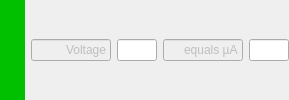
                <widget class="QWidget" name="grpSelection5" native="true">
                 <layout class="QHBoxLayout" name="horizontalLayout_29">
                  <property name="leftMargin">
                   <number>0</number>
                  </property>
                  <property name="topMargin">
                   <number>0</number>
                  </property>
                  <property name="rightMargin">
                   <number>0</number>
                  </property>
                  <property name="bottomMargin">
                   <number>0</number>
                  </property>
                  <item>
                   <widget class="QWidget" name="widget_10" native="true">
                    <property name="sizePolicy">
                     <sizepolicy hsizetype="Minimum" vsizetype="Preferred">
                      <horstretch>0</horstretch>
                      <verstretch>0</verstretch>
                     </sizepolicy>
                    </property>
                    <property name="minimumSize">
                     <size>
                      <width>25</width>
                      <height>0</height>
                     </size>
                    </property>
                    <property name="autoFillBackground">
                     <bool>false</bool>
                    </property>
                    <property name="styleSheet">
                     <string notr="true"> background:rgb(0, 192, 0)</string>
                    </property>
                   </widget>
                  </item>
                  <item>
                   <widget class="QLineEdit" name="yMinLineEdit_10">
                    <property name="enabled">
                     <bool>false</bool>
                    </property>
                    <property name="minimumSize">
                     <size>
                      <width>80</width>
                      <height>0</height>
                     </size>
                    </property>
                    <property name="maximumSize">
                     <size>
                      <width>80</width>
                      <height>16777215</height>
                     </size>
                    </property>
                    <property name="text">
                     <string notr="true">Voltage</string>
                    </property>
                    <property name="alignment">
                     <set>Qt::AlignRight|Qt::AlignTrailing|Qt::AlignVCenter</set>
                    </property>
                   </widget>
                  </item>
                  <item>
                   <widget class="QLineEdit" name="voltageY4v">
                    <property name="enabled">
                     <bool>true</bool>
                    </property>
                    <property name="minimumSize">
                     <size>
                      <width>40</width>
                      <height>0</height>
                     </size>
                    </property>
                    <property name="maximumSize">
                     <size>
                      <width>40</width>
                      <height>16777215</height>
                     </size>
                    </property>
                    <property name="text">
                     <string notr="true"/>
                    </property>
                    <property name="maxLength">
                     <number>80</number>
                    </property>
                    <property name="alignment">
                     <set>Qt::AlignRight|Qt::AlignTrailing|Qt::AlignVCenter</set>
                    </property>
                    <property name="readOnly">
                     <bool>false</bool>
                    </property>
                    <property name="editable" stdset="0">
                     <bool>true</bool>
                    </property>
                   </widget>
                  </item>
                  <item>
                   <widget class="QLineEdit" name="yMaxLineEdit_10">
                    <property name="enabled">
                     <bool>false</bool>
                    </property>
                    <property name="minimumSize">
                     <size>
                      <width>80</width>
                      <height>0</height>
                     </size>
                    </property>
                    <property name="maximumSize">
                     <size>
                      <width>80</width>
                      <height>16777215</height>
                     </size>
                    </property>
                    <property name="text">
                     <string notr="true">equals µA</string>
                    </property>
                    <property name="alignment">
                     <set>Qt::AlignRight|Qt::AlignTrailing|Qt::AlignVCenter</set>
                    </property>
                   </widget>
                  </item>
                  <item>
                   <widget class="QLineEdit" name="currentY4ma">
                    <property name="enabled">
                     <bool>true</bool>
                    </property>
                    <property name="minimumSize">
                     <size>
                      <width>40</width>
                      <height>0</height>
                     </size>
                    </property>
                    <property name="maximumSize">
                     <size>
                      <width>40</width>
                      <height>16777215</height>
                     </size>
                    </property>
                    <property name="text">
                     <string notr="true"/>
                    </property>
                    <property name="alignment">
                     <set>Qt::AlignRight|Qt::AlignTrailing|Qt::AlignVCenter</set>
                    </property>
                    <property name="readOnly">
                     <bool>true</bool>
                    </property>
                    <property name="editable" stdset="0">
                     <bool>false</bool>
                    </property>
                   </widget>
                  </item>
                 </layout>
                </widget>
